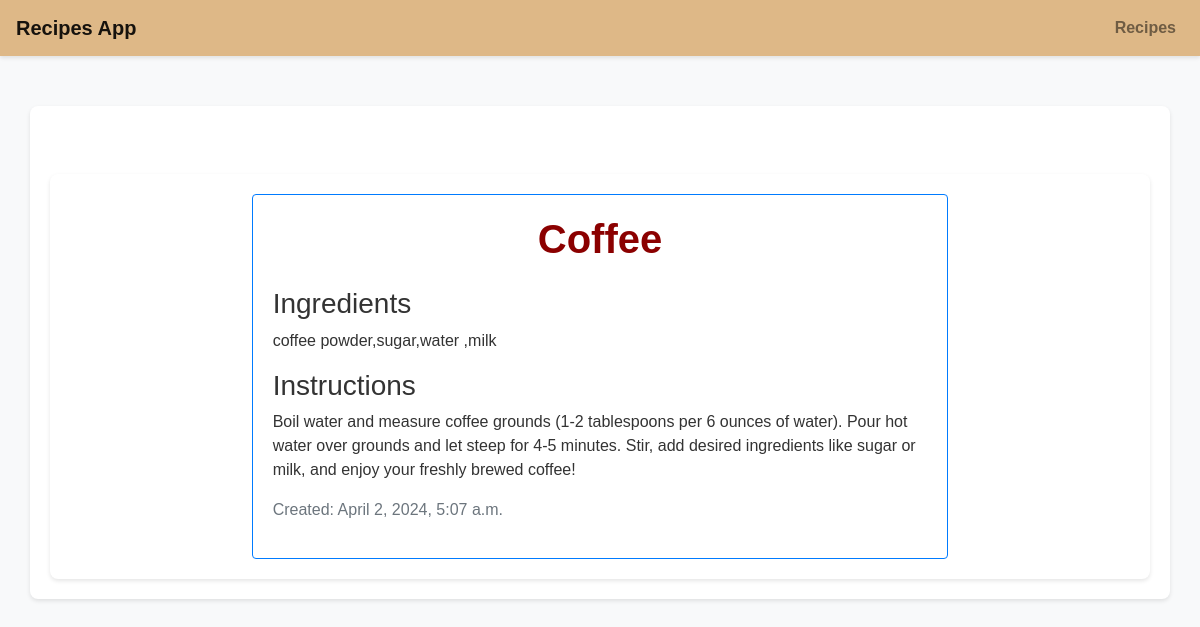
The page /recipe/recipe-one/ on the database its author committed.
### recipesapp/models.py (models this page shows)
class Recipe(models.Model):
    name = models.CharField(max_length=225, blank=False, null=False)
    ingredients = models.TextField(blank=False, null=False)
    instructions = models.TextField(blank=False, null=False)
    date_created = models.DateTimeField(auto_now=True)
    slug = models.SlugField(null = True, blank=True, unique=True)

### recipesapp/views.py (the view)
# urls.py: path('recipe/<slug:recipe_slug>/', recipe_detail, name='recipe_detail'),
def recipe_detail(request, recipe_slug):
    recipe = get_object_or_404(Recipe, slug=recipe_slug)
    return render(request, 'recipe_detail.html', {'recipe': recipe})

### template/recipe_detail.html
{% extends 'base.html' %}
{% block content %}
<div class="container mt-5">
    <div class="row justify-content-center">
        <div class="col-lg-8">
            <div class="card border-primary">
                <div class="card-body">
                    <h1 class="card-title mb-4 text-center" style="color: darkred; font-weight: bold;">{{ recipe.name }}</h1>
                    <div class="card-text">
                        <h3>Ingredients</h3>
                        <p>{{ recipe.ingredients }}</p>
                        <h3>Instructions</h3>
                        <p>{{ recipe.instructions }}</p>
                        <p class="text-muted">Created: {{ recipe.date_created }}</p>
                    </div>
                </div>
            </div>
        </div>
    </div>
</div>
{% endblock %}

### template/base.html (style rules this page uses)
body { background-color: #f8f9fa; font-family: 'Arial', sans-serif; color: #333; }
.container { margin-top: 50px; background-color: #fff; border-radius: 8px; box-shadow: 0 2px 4px rgba(0,0,0,0.1); padding: 20px; }

### rows shown on the page
Recipe: name "Coffee", ingredients "coffee powder,sugar,water ,milk", instructions "Boil water and measure coffee grounds (1-2 tablespoons per 6 ounces of water). Pour hot water over grounds and let steep for 4-5 minutes. Stir, add desired ingredients like sugar or milk, and enjoy your freshly brewed coffee!", date_created "April 2, 2024, 5:07 a.m."
